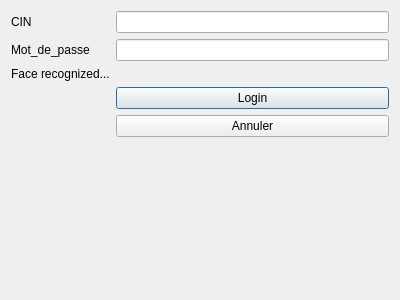
<?xml version="1.0" encoding="UTF-8"?>
<ui version="4.0">
 <class>Dialog</class>
 <widget class="QDialog" name="Dialog">
  <property name="geometry">
   <rect>
    <x>0</x>
    <y>0</y>
    <width>400</width>
    <height>300</height>
   </rect>
  </property>
  <property name="windowTitle">
   <string>Dialog</string>
  </property>
  <layout class="QFormLayout" name="formLayout">
   <item row="4" column="0">
    <widget class="QLabel" name="label_4">
     <property name="styleSheet">
      <string notr="true"/>
     </property>
     <property name="text">
      <string>Mot_de_passe</string>
     </property>
    </widget>
   </item>
   <item row="4" column="1">
    <widget class="QLineEdit" name="mot_de_passe_login">
     <property name="text">
      <string/>
     </property>
    </widget>
   </item>
   <item row="7" column="0">
    <widget class="QLabel" name="label">
     <property name="text">
      <string>Face recognized...</string>
     </property>
    </widget>
   </item>
   <item row="8" column="1">
    <widget class="QPushButton" name="loginButton">
     <property name="text">
      <string>Login</string>
     </property>
    </widget>
   </item>
   <item row="9" column="1">
    <widget class="QPushButton" name="Rest_Button">
     <property name="text">
      <string>Annuler</string>
     </property>
    </widget>
   </item>
   <item row="3" column="0">
    <widget class="QLabel" name="label_3">
     <property name="styleSheet">
      <string notr="true"/>
     </property>
     <property name="text">
      <string>CIN </string>
     </property>
    </widget>
   </item>
   <item row="3" column="1">
    <widget class="QLineEdit" name="cin_login">
     <property name="text">
      <string/>
     </property>
    </widget>
   </item>
  </layout>
 </widget>
 <resources/>
 <connections/>
</ui>
